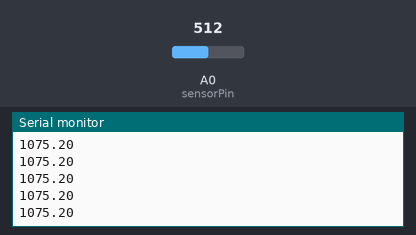
Simulated run of this sketch. Board: Arduino Uno, built with avr-gcc and run on an emulated ATmega328P. On the bench: the last lines printed to the serial monitor. The inputs (shaded band) are chosen by the test bench; at power-on: A0 (sensorPin) = 512.

Above: at 1.2 s.
1.3 s: A0 (sensorPin) set to 716
At 1.68 s:
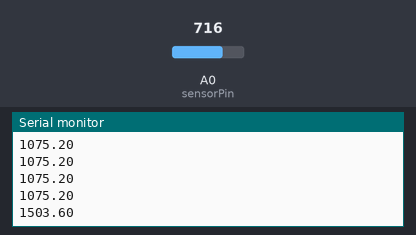
2.8 s: A0 (sensorPin) set to 900
At 2.94 s:
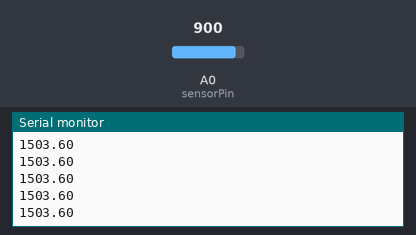
Timing chart, 0 to 5.8 s (numbered marks = the images above; inputs shaded):
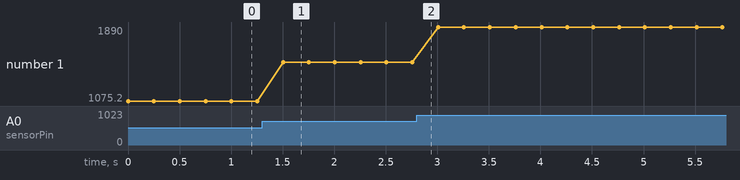

The sketch:

nice_US_sensor.ino
```cpp
int sensorPin = A0;    // select the input pin for the potentiometer
float sensorValue = 0;  // variable to store the value coming from the sensor

void setup() {
  Serial.begin(9600);
}

void loop() {
  sensorValue = analogRead(sensorPin);
  Serial.println( sensorValue * 2.1 );
  delay(250);
}
```

Measured:
- after the input at 1.3 s, the serial monitor: prints a new line after 0.20 s (image 1)
- plotted number 1: 1075.2 → 1503.6 after the input at 1.3 s, 1503.6 → 1890 after the input at 2.8 s
